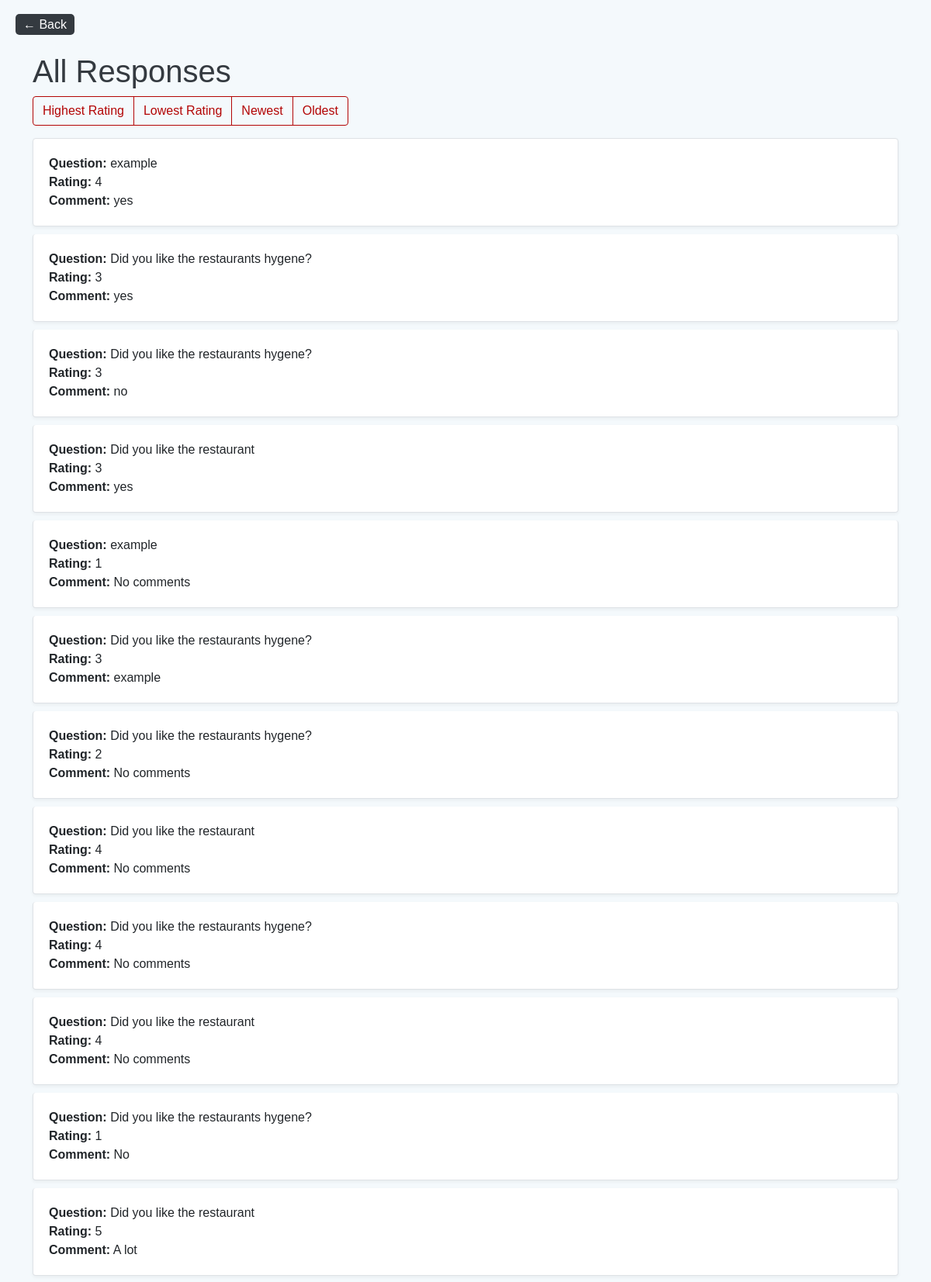
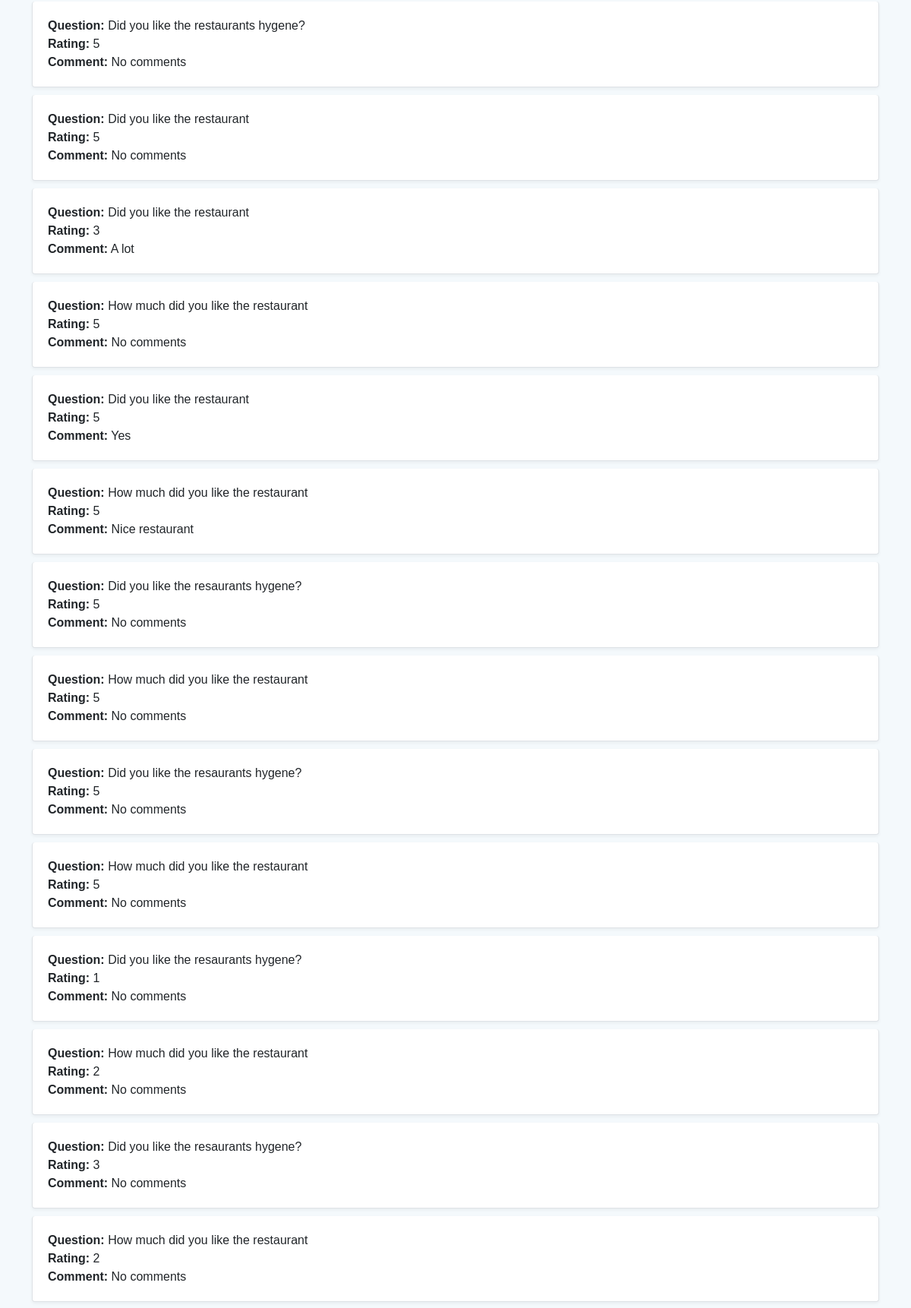
The app's page /view_responses/ (signed in, upper part) with its own data (2 pictures, top to bottom).
### api/models.py (models this page shows, shortened)
class SurveyResponse(models.Model):
    question = models.ForeignKey(SurveyQuestion, on_delete=models.CASCADE)
    rating = models.IntegerField(default=1, choices=[(i, str(i)) for i in range(1, 6)])
    comment = models.TextField(blank=True, null=True)

class SurveyQuestion(models.Model):
    question_text = models.CharField(max_length=255)
    active = models.BooleanField(default=True)
    is_deleted = models.BooleanField(default=False)

### api/views.py (the view)
# urls.py: path('view_responses/', views.view_responses, name='view_responses'),
@login_required
def view_responses(request):
    sort = request.GET.get('sort', 'newest')
    if sort == 'highest':
        responses = SurveyResponse.objects.order_by('-rating')
    elif sort == 'lowest':
        responses = SurveyResponse.objects.order_by('rating')
    elif sort == 'oldest':
        responses = SurveyResponse.objects.order_by('id')
    else:  # 'newest'
        responses = SurveyResponse.objects.order_by('-id')
    return render(request, 'api/spa/view_responses.html', {'responses': responses, 'sort': sort})

### cart/contextprocessors.py (called while the page is built)
def cart(request):
    return {'cart': Cart(request)}

### api/templates/api/spa/view_responses.html (shortened to what this page needs)
<!DOCTYPE html>
<html lang="en">
<head>
    <link href="https://cdn.jsdelivr.net/npm/bootstrap@5.0.2/dist/css/bootstrap.min.css" rel="stylesheet">
</head>
<body>
    <a href="{% url 'api:listeM' %}" class="back-button">← Back</a>
    <div class="container mt-4">
        <h1>All Responses</h1>
        <div class="btn-group mb-3" role="group">
            <a href="?sort=highest" class="btn btn-outline-primary">Highest Rating</a>
            <a href="?sort=lowest" class="btn btn-outline-primary">Lowest Rating</a>
            <a href="?sort=newest" class="btn btn-outline-primary">Newest</a>
            <a href="?sort=oldest" class="btn btn-outline-primary">Oldest</a>
        </div>
        <div class="list-group">
            {% for response in responses %}
                <div class="list-group-item">
                    <strong>Question:</strong> {{ response.question.question_text }}
                    <br><strong>Rating:</strong> {{ response.rating }}
                    <br><strong>Comment:</strong> {{ response.comment|default:"No comments" }}
                </div>
            {% endfor %}
        </div>
    </div>
</body>
</html>

### api/templates/api/spa/view_responses.html (style rules this page uses)
body { font-family: 'Arial', sans-serif; background-color: #f4f9fc; color: #333; padding: 20px; }
h1 { color: #343a40; }
.btn-outline-primary { border-color: rgb(179, 5, 5); color: rgb(179, 5, 5); }
.list-group-item { background-color: #ffffff; margin-bottom: 10px; border: 1px solid #dee2e6; border-radius: 0.25rem; padding: 20px; box-shadow: 0 2px 4px rgba(0,0,0,0.05); }
.btn-group { margin-bottom: 20px; }
.back-button { color: #fff; background-color: #343a40;; border-color: #007bff; text-decoration: none; padding: 5px 10px; border-radius: 5px; }

### records on screen
SurveyResponse: question.question_text "example", rating "4", comment "yes"
SurveyResponse: question.question_text "Did you like the restaurants hygene?", rating "3", comment "yes"
SurveyResponse: question.question_text "Did you like the restaurants hygene?", rating "3", comment "no"
SurveyResponse: question.question_text "Did you like the restaurant", rating "3", comment "yes"
SurveyResponse: question.question_text "example", rating "1", comment "No comments"
SurveyResponse: question.question_text "Did you like the restaurants hygene?", rating "3", comment "example"
SurveyResponse: question.question_text "Did you like the restaurants hygene?", rating "2", comment "No comments"
SurveyResponse: question.question_text "Did you like the restaurant", rating "4", comment "No comments"
SurveyResponse: question.question_text "Did you like the restaurants hygene?", rating "4", comment "No comments"
SurveyResponse: question.question_text "Did you like the restaurant", rating "4", comment "No comments"
SurveyResponse: question.question_text "Did you like the restaurants hygene?", rating "1", comment "No"
SurveyResponse: question.question_text "Did you like the restaurant", rating "5", comment "A lot"
SurveyResponse: question.question_text "Did you like the restaurants hygene?", rating "5", comment "No comments"
SurveyResponse: question.question_text "Did you like the restaurant", rating "5", comment "No comments"
SurveyResponse: question.question_text "Did you like the restaurant", rating "3", comment "A lot"
SurveyResponse: question.question_text "How much did you like the restaurant", rating "5", comment "No comments"
SurveyResponse: question.question_text "Did you like the restaurant", rating "5", comment "Yes"
SurveyResponse: question.question_text "How much did you like the restaurant", rating "5", comment "Nice restaurant"
SurveyResponse: question.question_text "Did you like the resaurants hygene?", rating "5", comment "No comments"
SurveyResponse: question.question_text "How much did you like the restaurant", rating "5", comment "No comments"
SurveyResponse: question.question_text "Did you like the resaurants hygene?", rating "5", comment "No comments"
SurveyResponse: question.question_text "How much did you like the restaurant", rating "5", comment "No comments"
SurveyResponse: question.question_text "Did you like the resaurants hygene?", rating "1", comment "No comments"
SurveyResponse: question.question_text "How much did you like the restaurant", rating "2", comment "No comments"
SurveyResponse: question.question_text "Did you like the resaurants hygene?", rating "3", comment "No comments"
SurveyResponse: question.question_text "How much did you like the restaurant", rating "2", comment "No comments"
